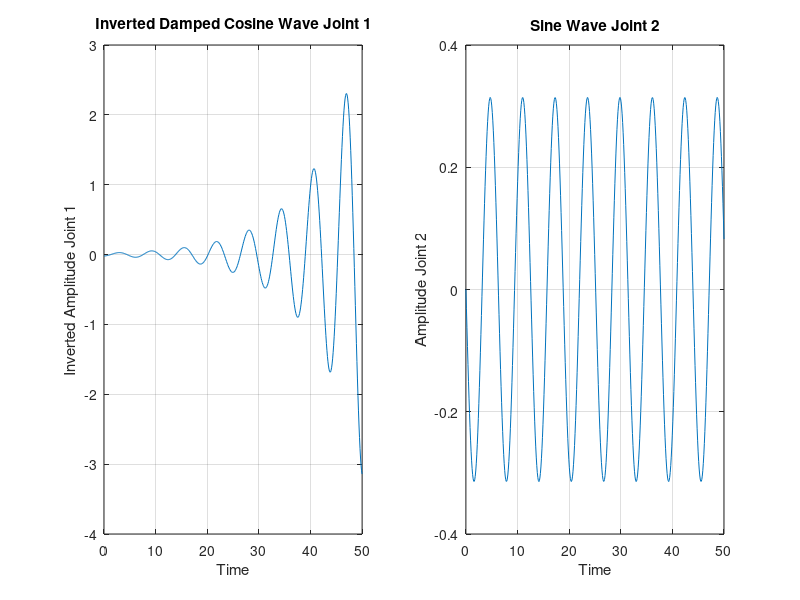

This figure's MATLAB source:
% Parameters
lambda1 = 0.1;
omega1 = 1;
phi1 = pi;

lambda2 = 0.05;
omega2 = 1;
phi2 = pi;
% Time array
t = linspace(0, 50, 500)';

% Function
y1 = pi * exp(-lambda1 * t) .* cos(omega1 * t + phi1);
y2 = pi/10 * sin(omega2 * t + phi2);

% Invert y values
y1_inverted = flipud(y1);

% Create a matrix with time and inverted y values
data = [t, y1_inverted, y2];

% Write the matrix to a CSV file
csvwrite('inverted_damped_cosine_wave.csv', data);

% Plot
figure
subplot(1,2,1)
plot(t, y1_inverted)
xlabel('Time')
ylabel('Inverted Amplitude Joint 1')
title('Inverted Damped Cosine Wave Joint 1')
grid on;

% Plot
subplot(1,2,2)
plot(t, y2)
xlabel('Time')
ylabel('Amplitude Joint 2')
title('Sine Wave Joint 2')
grid on;
